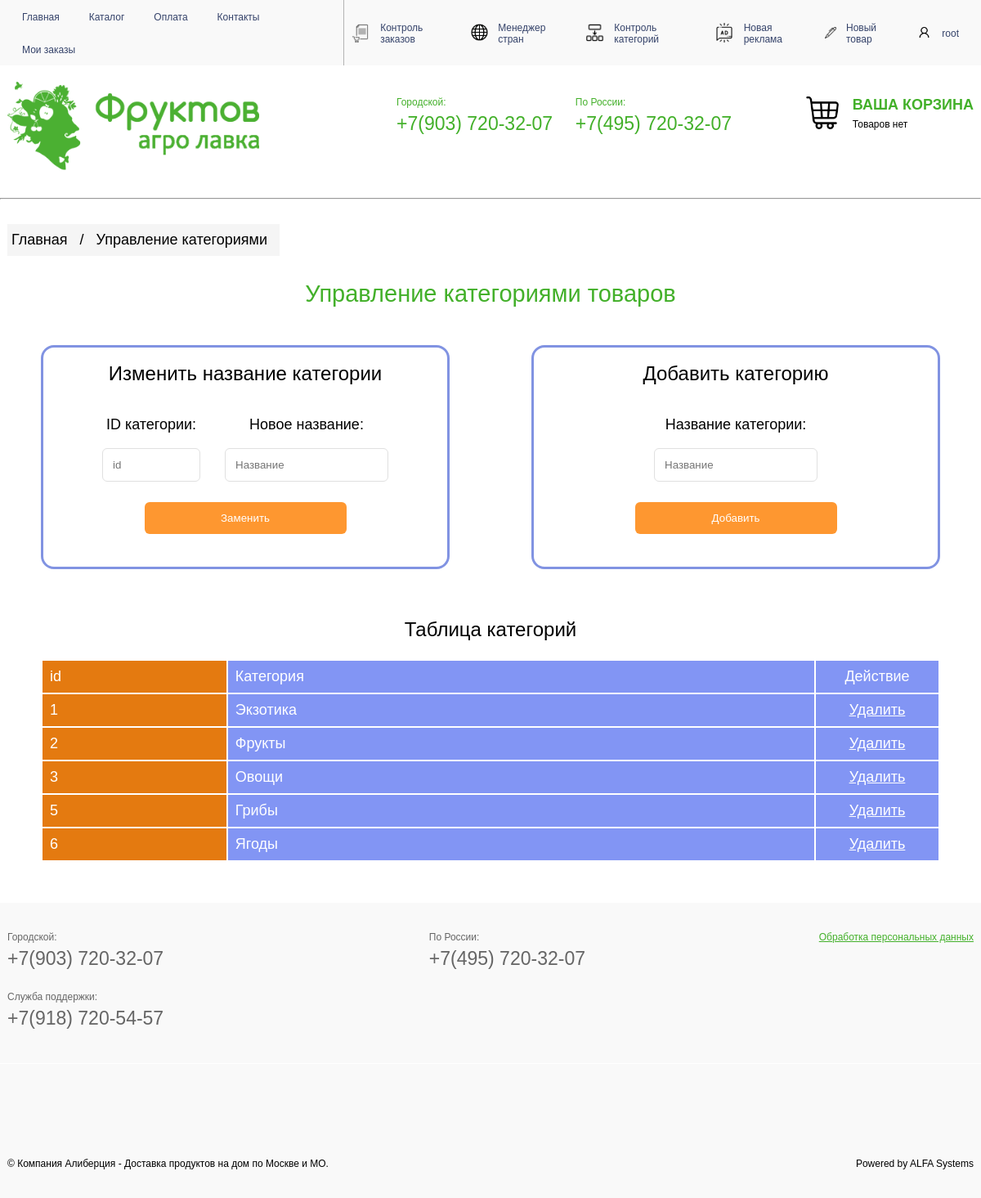
The page /src/pages/control_categories.php (signed in) on the database its author committed.
### tables this page shows
CREATE TABLE `categories` (
  `id` int NOT NULL,
  `name` text NOT NULL
);

### src/php/sql_connection.php (called while the page is built, shortened)
<?php
class SQLConnection {
    private $host = 'db';
    private $user = 'root';
    private $password = 'egor';
    private $db = 'shop';
    function get_all_categories() {
        try {
            $connection = mysqli_connect($this->host, $this->user, $this->password, $this->db);
            $sql_request = "SELECT * FROM `categories`";
            $result = mysqli_query($connection, $sql_request);
            $rows = mysqli_fetch_all($result, MYSQLI_ASSOC);
            return $rows;
        } catch (Exception $_) {
            return false;
        }
    }
}

### src/php/category_helper.php (the view, shortened to what this page needs)
<?php
    function draw_categories_table() {
        $connection = new SQLConnection();
        $categories = $connection->get_all_categories();
        if ($categories) {
            for ($i = 0; $i < count($categories); $i++) {
                $current_id = $categories[$i]['id'];
                $current_name = $categories[$i]['name'];
                echo "<tr>";
                    echo "<td class='td-1'>$current_id</td>";
                    echo "<td class='td-2'>$current_name</td>";
                    echo "<td width='150' class='td-2 center-text'><a class='delete-a' href='control_categories.php?delete_id=$current_id'>Удалить<a></td>";
                echo "</tr>";
            }
        }
    }
?>

### src/css/styleBase.css (style rules this page uses)
* { padding: 0; margin: 0; transition: 0.4s linear; }
html { box-sizing: border-box; font-size: 0; }
*, *:before, *:after { box-sizing: inherit; }

### src/css/style.css (style rules this page uses)
td { padding: 9px; }
.td-1, .td-2, .delete-a { font-size: 18px; font-family: sans-serif; color: white; background-color:#e47a10; }
.delete-a { text-decoration: underline; background-color: transparent; }
.td-2 { background-color:#8295f4; }
.center-text { text-align: center; }

### rows shown on the page
categories: id "1", name "Экзотика"
categories: id "2", name "Фрукты"
categories: id "3", name "Овощи"
categories: id "5", name "Грибы"
categories: id "6", name "Ягоды"

### other values the page prints
$user_name "root"
$basketMessage "Товаров нет"
